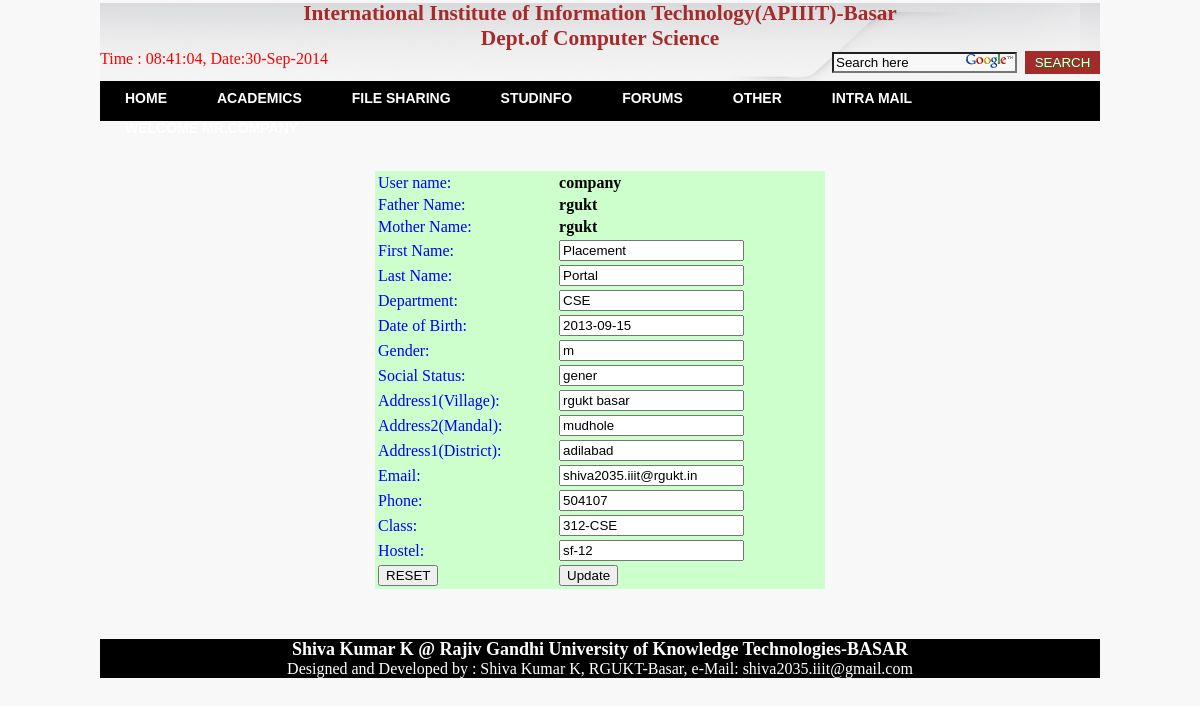
Screenshot of /update_profile.php (signed in) with the database file from the repository.
### tables this page shows
CREATE TABLE IF NOT EXISTS `studetails` (
  `uname` varchar(10) NOT NULL,
  `pass1` varchar(20) DEFAULT NULL,
  `first` varchar(100) DEFAULT NULL,
  `last` varchar(100) DEFAULT NULL,
  `father` varchar(50) DEFAULT NULL,
  `mother` varchar(50) DEFAULT NULL,
  `position` varchar(20) DEFAULT NULL,
  `dept` varchar(100) DEFAULT NULL,
  `dob` date DEFAULT NULL,
  `sex` varchar(5) DEFAULT NULL,
  `ss` varchar(5) DEFAULT NULL,
  `a1` varchar(50) DEFAULT NULL,
  `a2` varchar(50) DEFAULT NULL,
  `a3` varchar(50) DEFAULT NULL,
  `email` varchar(50) DEFAULT NULL,
  `phone` varchar(12) DEFAULT NULL,
  `class` varchar(10) DEFAULT NULL,
  `hostel` varchar(10) DEFAULT NULL,
  `type` varchar(10) NOT NULL,
  PRIMARY KEY (`uname`)
);

### update_profile.php (the view, shortened to what this page needs)
<?php
include('head.php');
$uname=$_SESSION['user'];
$q1="select * from studetails where uname=\"$uname\";";
$q2=mysql_query($q1);
while($row=mysql_fetch_array($q2))
{
?>
<?if(!array_key_exists("hide",$_POST)){?>
<center>
<table id="tab">
<form action="" method="post">
<tr><td id="const1">User name:</td><td><b><?php echo $row['uname'];?></b></td></tr>
<tr><td id="const1">Father Name:</td><td><b><?php echo $row['father'];?></b></td></tr>
<tr><td id="const1">Mother Name:</td><td><b><?php echo $row['mother'];?></b></td></tr>
<tr><td id="const1">First Name:</td><td><input type="text" value="<?php echo $row['first'];?>" name="cfirst"></td></tr>
<tr><td id="const1">Last Name:</td><td><input type="text" value="<?php echo $row['last'];?>" name="clast"></td></tr>
<tr><td id="const1">Department:</td><td><input type="text" value="<?php echo $row['dept'];?>" name="cdept"></td></tr>
<tr><td id="const1">Date of Birth:</td><td><input type="text" value="<?php echo $row['dob'];?>" name="cdob"></td></tr>
<tr><td id="const1">Gender:</td><td><input type="text" value="<?php echo $row['sex'];?>" name="csex"></td></tr>
<tr><td id="const1">Social Status:</td><td><input type="text" value="<?php echo $row['ss'];?>" name="css"></td></tr>
<tr><td id="const1">Address1(Village):</td><td><input type="text" value="<?php echo $row['a1'];?>" name="ca1"></td></tr>
<tr><td id="const1">Address2(Mandal):</td><td><input type="text" value="<?php echo $row['a2'];?>" name="ca2"></td></tr>
<tr><td id="const1">Address1(District):</td><td><input type="text" value="<?php echo $row['a3'];?>" name="ca3"></td></tr>
<tr><td id="const1">Email:</td><td><input type="text" value="<?php echo $row['email'];?>" name="cemail"></td></tr>
<tr><td id="const1">Phone:</td><td><input type="text" value="<?php echo $row['phone'];?>" name="cphone"></td></tr>
<tr><td id="const1">Class:</td><td><input type="text" value="<?php echo $row['class'];?>" name="cclass"></td></tr>
<tr><td id="const1">Hostel:</td><td><input type="text" value="<?php echo $row['hostel'];?>" name="chostel"></td></tr>
<tr><td><input type="reset" value="RESET"></td><td><input type="submit" value="Update"></td></tr>
</form></table>
</center>
<?php
}
}
include('template.php');
?>

### update_profile.php (style rules this page uses)
#const1 { margin-left:25; color:blue; //background-color:pink; text-align:left; }
#tab { margin:50 0 50; width:450; border-radius:25; -moz-border-radius:5; background-color:CCFFCC; }

### rows the page displays
studetails: uname "company", father "rgukt", mother "rgukt", cfirst "Placement", clast "Portal", cdept "CSE", cdob "2013-09-15", csex "m", css "gener", ca1 "rgukt basar", ca2 "mudhole", ca3 "adilabad", cemail "shiva2035.iiit@rgukt.in", cphone "504107", cclass "312-CSE", chostel "sf-12"

### other values shown
$tm[0] "0"
$tm[1] "8"
$tm[2] ":"
$tm[3] "4"
$tm[4] "1"
$tm[5] ":"
$tm[6] "0"
$tm[7] "4"
